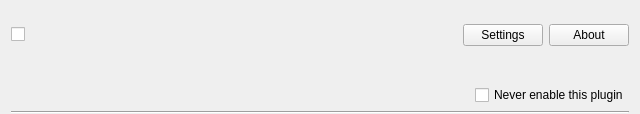
<ui version="4.0" >
 <class>UIPluginsSettingsElement</class>
 <widget class="QWidget" name="UIPluginsSettingsElement" >
  <property name="geometry" >
   <rect>
    <x>0</x>
    <y>0</y>
    <width>640</width>
    <height>110</height>
   </rect>
  </property>
  <property name="windowTitle" >
   <string>Plugins Settings Element</string>
  </property>
  <layout class="QGridLayout" name="gridLayout" >
   <property name="bottomMargin" >
    <number>0</number>
   </property>
   <item row="0" column="0" colspan="2" >
    <layout class="QHBoxLayout" name="horizontalLayout_2" >
     <item>
      <widget class="QCheckBox" name="cbEnabled" >
       <property name="toolTip" >
        <string>Check this to enable/disable the plugin</string>
       </property>
      </widget>
     </item>
     <item>
      <widget class="QLabel" name="lIcon" >
       <property name="minimumSize" >
        <size>
         <width>48</width>
         <height>48</height>
        </size>
       </property>
       <property name="maximumSize" >
        <size>
         <width>48</width>
         <height>48</height>
        </size>
       </property>
       <property name="scaledContents" >
        <bool>false</bool>
       </property>
       <property name="alignment" >
        <set>Qt::AlignCenter</set>
       </property>
      </widget>
     </item>
     <item>
      <widget class="QLabel" name="lTitle" >
       <property name="sizePolicy" >
        <sizepolicy vsizetype="Maximum" hsizetype="Expanding" >
         <horstretch>0</horstretch>
         <verstretch>0</verstretch>
        </sizepolicy>
       </property>
       <property name="font" >
        <font>
         <weight>75</weight>
         <bold>true</bold>
        </font>
       </property>
       <property name="wordWrap" >
        <bool>true</bool>
       </property>
       <property name="indent" >
        <number>10</number>
       </property>
      </widget>
     </item>
     <item>
      <widget class="QPushButton" name="pbSettings" >
       <property name="sizePolicy" >
        <sizepolicy vsizetype="Fixed" hsizetype="Maximum" >
         <horstretch>0</horstretch>
         <verstretch>0</verstretch>
        </sizepolicy>
       </property>
       <property name="text" >
        <string>Settings</string>
       </property>
       <property name="icon" >
        <iconset resource="../../resources/resources.qrc" >
         <normaloff>:/edit/icons/edit/settings.png</normaloff>:/edit/icons/edit/settings.png</iconset>
       </property>
      </widget>
     </item>
     <item>
      <widget class="QPushButton" name="pbAbout" >
       <property name="sizePolicy" >
        <sizepolicy vsizetype="Fixed" hsizetype="Maximum" >
         <horstretch>0</horstretch>
         <verstretch>0</verstretch>
        </sizepolicy>
       </property>
       <property name="text" >
        <string>About</string>
       </property>
       <property name="icon" >
        <iconset resource="../../resources/resources.qrc" >
         <normaloff>:/help/icons/help/qt.png</normaloff>:/help/icons/help/qt.png</iconset>
       </property>
      </widget>
     </item>
    </layout>
   </item>
   <item row="1" column="0" colspan="2" >
    <widget class="QLabel" name="lDescription" >
     <property name="sizePolicy" >
      <sizepolicy vsizetype="Maximum" hsizetype="Expanding" >
       <horstretch>0</horstretch>
       <verstretch>0</verstretch>
      </sizepolicy>
     </property>
     <property name="wordWrap" >
      <bool>true</bool>
     </property>
    </widget>
   </item>
   <item row="2" column="0" >
    <spacer name="horizontalSpacer" >
     <property name="orientation" >
      <enum>Qt::Horizontal</enum>
     </property>
     <property name="sizeHint" stdset="0" >
      <size>
       <width>40</width>
       <height>20</height>
      </size>
     </property>
    </spacer>
   </item>
   <item row="2" column="1" >
    <widget class="QCheckBox" name="cbNeverEnable" >
     <property name="toolTip" >
      <string>Check this for forcing the plugin to never be activated</string>
     </property>
     <property name="text" >
      <string>Never enable this plugin</string>
     </property>
    </widget>
   </item>
   <item row="3" column="0" colspan="2" >
    <widget class="QFrame" name="frame" >
     <property name="frameShape" >
      <enum>QFrame::HLine</enum>
     </property>
     <property name="frameShadow" >
      <enum>QFrame::Sunken</enum>
     </property>
    </widget>
   </item>
  </layout>
 </widget>
 <resources>
  <include location="../../resources/resources.qrc" />
 </resources>
 <connections/>
</ui>
